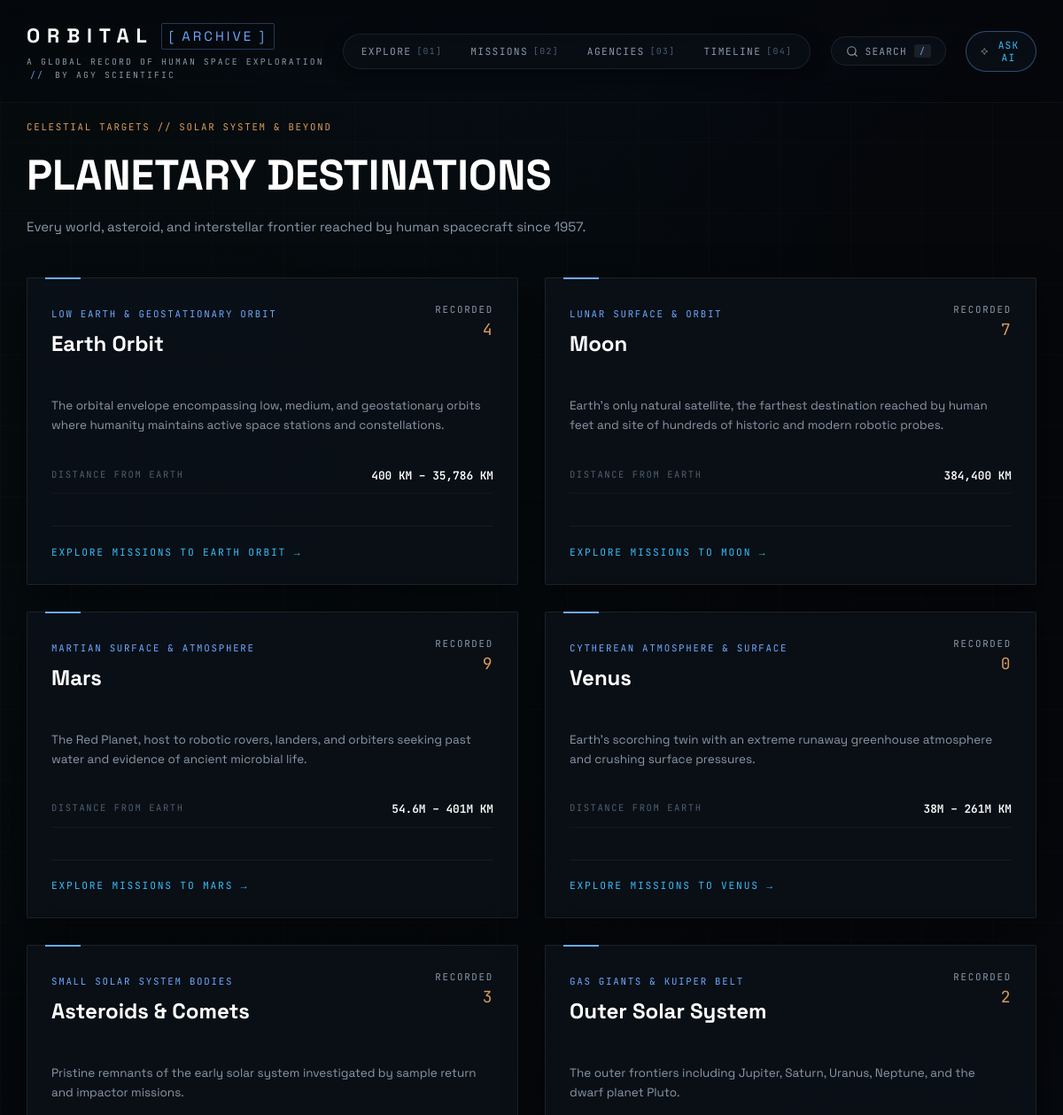
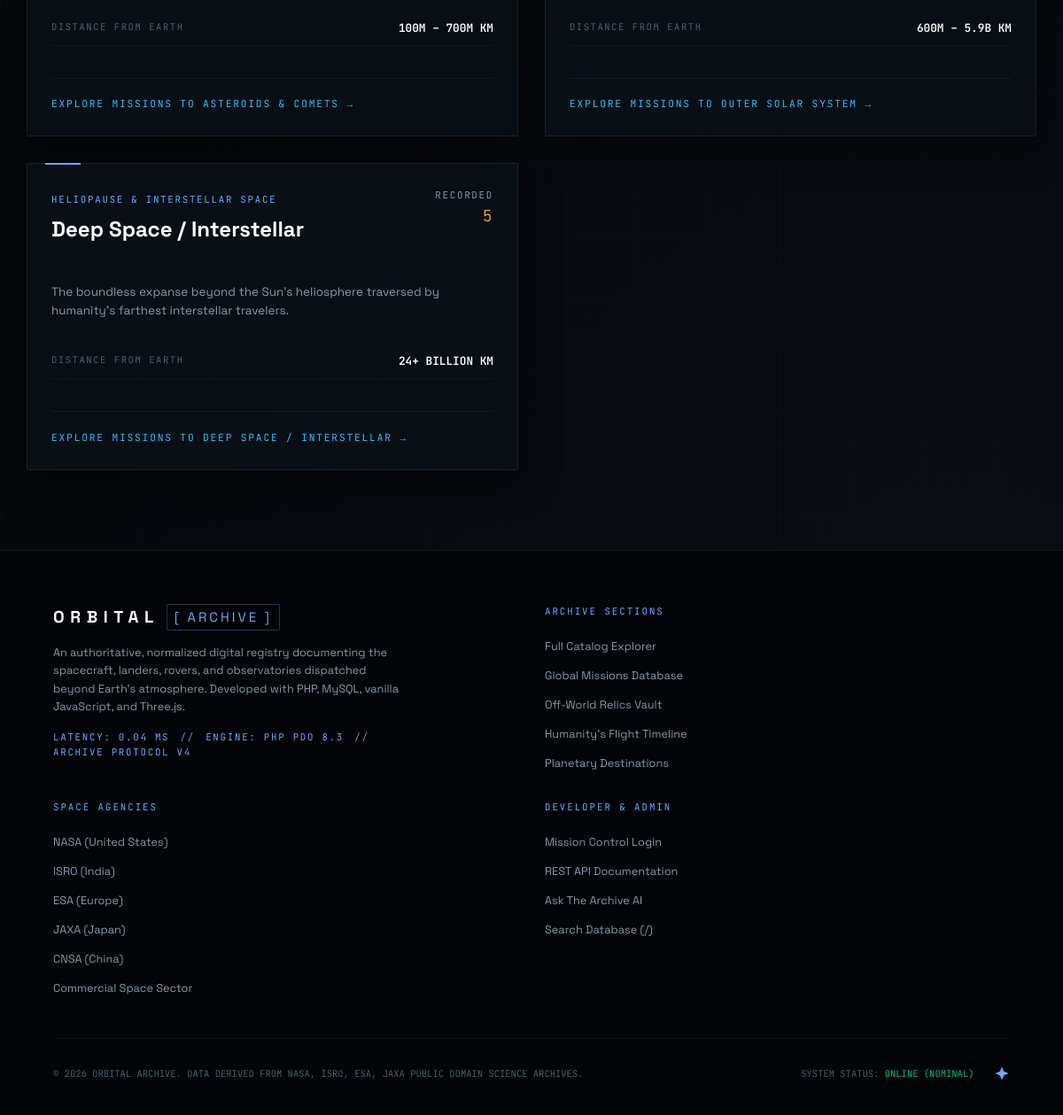
Page /destinations.php on the committed database (2 pictures, top to bottom).
### tables this page shows
CREATE TABLE IF NOT EXISTS `destinations` (
  `id` INT AUTO_INCREMENT PRIMARY KEY,
  `name` VARCHAR(100) NOT NULL,
  `type` VARCHAR(100),  
  `description` TEXT,
  `distance_from_earth` VARCHAR(100),
  `mission_count` INT DEFAULT 0,
  `image_url` VARCHAR(500),
  `created_at` TIMESTAMP DEFAULT CURRENT_TIMESTAMP
);

### destinations.php (the view, shortened to what this page needs)
<?php
$pdo = getDB();
$destinations = $pdo->query("
  SELECT d.*, COUNT(m.id) AS actual_missions
  FROM destinations d
  LEFT JOIN missions m ON d.id = m.destination_id
  GROUP BY d.id
  ORDER BY d.id ASC
")->fetchAll();
require_once __DIR__ . '/includes/header.php';
require_once __DIR__ . '/includes/navbar.php';
?>
<main class="archive-main" style="padding-top: 7rem;">
  <div style="max-width: 1300px; margin: 0 auto; padding: 2rem 2rem 6rem;">
    <div style="margin-bottom: 3rem;">
      <div class="mono-label" style="color: var(--accent-orange); margin-bottom: 0.5rem;">
        CELESTIAL TARGETS // SOLAR SYSTEM & BEYOND
      </div>
      <h1 style="font-size: 3.2rem; font-weight: 800; color: #fff; text-transform: uppercase;">
        PLANETARY DESTINATIONS
      </h1>
      <p style="color: var(--text-secondary); max-width: 700px; margin-top: 0.5rem;">
        Every world, asteroid, and interstellar frontier reached by human spacecraft since 1957.
      </p>
    </div>
    <div style="display: grid; grid-template-columns: repeat(auto-fill, minmax(380px, 1fr)); gap: 2rem;">
      <?php foreach ($destinations as $d): ?>
        <div class="relic-hud-card">
          <div style="display: flex; justify-content: space-between; align-items: flex-start;">
            <div>
              <span class="mono-label" style="color: var(--accent-blue);"><?= htmlspecialchars($d['type']) ?></span>
              <h2 style="font-size: 1.6rem; font-weight: 800; color: #fff; margin: 4px 0;">
                <?= htmlspecialchars($d['name']) ?>
              </h2>
            </div>
            <div style="text-align: right;">
              <span class="mono-label" style="display: block;">RECORDED</span>
              <span class="mono-value" style="font-size: 1.2rem; color: var(--accent-orange);">
                <?= $d['actual_missions'] ?>
              </span>
            </div>
          </div>
          <p style="font-size: 0.9rem; color: var(--text-secondary); margin: 1.2rem 0; line-height: 1.6;">
            <?= htmlspecialchars($d['description']) ?>
          </p>
          <div class="relic-meta-row">
            <span class="relic-meta-label">DISTANCE FROM EARTH</span>
            <span class="relic-meta-val" style="color: #fff;"><?= htmlspecialchars($d['distance_from_earth']) ?></span>
          </div>
          <div style="margin-top: 1.2rem; padding-top: 0.8rem; border-top: 1px solid rgba(255, 255, 255, 0.05); display: flex; justify-content: space-between; align-items: center;">
            <a href="explore.php?destination=<?= $d['id'] ?>" class="relic-cta-link" style="font-size: 0.75rem;">
              EXPLORE MISSIONS TO <?= strtoupper(htmlspecialchars($d['name'])) ?> →
            </a>
          </div>
        </div>
      <?php endforeach; ?>
    </div>
  </div>
</main>
<?php require_once __DIR__ . '/includes/footer.php'; ?>

### assets/css/main.css (style rules this page uses)
:root { --bg-primary: #05070B; --bg-secondary: #0B1118; --bg-panel: rgba(11, 17, 24, 0.85); --bg-panel-hover: rgba(16, 26, 38, 0.95); --border-color: rgba(255, 255, 255, 0.08); --border-bright: rgba(110, 168, 255, 0.25); --border-active: #6EA8FF; --text-primary: #E8EDF2; --text-secondary: #8A98A8; --text-muted: #4F5E70; --text-bright: #FFFFFF; --accent-cyan: #38bdf8; --accent-blue: #6EA8FF; --accent-orange: #D99A5B; --accent-emerald: #10b981; --accent-rose: #f43f5e; --font-sans: 'Space Grotesk', -apple-system, BlinkMacSystemFont, sans-serif; --font-mono: 'JetBrains Mono', monospace; --font-serif: 'Cinzel', serif; --glow-cyan: 0 0 25px rgba(56, 189, 248, 0.25); --glow-blue: 0 0 30px rgba(110, 168, 255, 0.3); --glow-orange: 0 0 20px rgba(217, 154, 91, 0.25); }
*, *::before, *::after { box-sizing: border-box; margin: 0; padding: 0; }
html { scroll-behavior: smooth; background-color: var(--bg-primary); color: var(--text-primary); font-family: var(--font-sans); font-size: 15px; line-height: 1.6; overflow-x: hidden; -webkit-font-smoothing: antialiased; }
body { min-height: 100vh; background-color: var(--bg-primary); background-image: radial-gradient(ellipse 80% 50% at 50% -20%, rgba(14, 43, 77, 0.25), transparent 70%), radial-gradient(circle at 10% 20%, rgba(16, 185, 129, 0.03), transparent 40%), radial-gradient(circle at 90% 80%, rgba(110, 168, 255, 0.04), transparent 50%); background-attachment: fixed; color: var(--text-primary); position: relative; }
a { color: inherit; text-decoration: none; }
.mono-label { font-family: var(--font-mono); font-size: 0.72rem; letter-spacing: 0.16em; text-transform: uppercase; color: var(--text-secondary); }
.mono-value { font-family: var(--font-mono); font-size: 0.85rem; letter-spacing: 0.08em; color: var(--text-primary); }
.archive-main { position: relative; z-index: 10; width: 100%; }
.relic-hud-card { background: rgba(11, 17, 24, 0.85); border: 1px solid var(--border-color); padding: 1.8rem; border-radius: 2px; display: flex; flex-direction: column; gap: 1.2rem; box-shadow: 0 10px 40px rgba(0, 0, 0, 0.6); position: relative; }
.relic-hud-card::before { content: ''; position: absolute; top: -1px; left: 20px; width: 40px; height: 2px; background: var(--accent-blue); }
.relic-meta-row { display: flex; justify-content: space-between; border-bottom: 1px solid rgba(255, 255, 255, 0.04); padding-bottom: 0.6rem; }
.relic-meta-label { font-family: var(--font-mono); font-size: 0.7rem; letter-spacing: 0.15em; text-transform: uppercase; color: var(--text-muted); }
.relic-meta-val { font-family: var(--font-mono); font-size: 0.85rem; font-weight: 600; color: var(--text-primary); text-transform: uppercase; }
.relic-cta-link { display: inline-flex; align-items: center; gap: 8px; color: var(--accent-cyan); font-family: var(--font-mono); font-size: 0.8rem; letter-spacing: 0.16em; text-transform: uppercase; margin-top: 0.5rem; transition: all 0.2s; }

### rows in the picture
destinations: type "LOW EARTH & GEOSTATIONARY ORBIT", name "Earth Orbit", actual_missions "4", description "The orbital envelope encompassing low, medium, and geostationary orbits where humanity maintains active space stations and constellations.", distance_from_earth "400 KM – 35,786 KM", name "EARTH ORBIT"
destinations: type "LUNAR SURFACE & ORBIT", name "Moon", actual_missions "7", description "Earth's only natural satellite, the farthest destination reached by human feet and site of hundreds of historic and modern robotic probes.", distance_from_earth "384,400 KM", name "MOON"
destinations: type "MARTIAN SURFACE & ATMOSPHERE", name "Mars", actual_missions "9", description "The Red Planet, host to robotic rovers, landers, and orbiters seeking past water and evidence of ancient microbial life.", distance_from_earth "54.6M – 401M KM", name "MARS"
destinations: type "CYTHEREAN ATMOSPHERE & SURFACE", name "Venus", actual_missions "0", description "Earth's scorching twin with an extreme runaway greenhouse atmosphere and crushing surface pressures.", distance_from_earth "38M – 261M KM", name "VENUS"
destinations: type "SMALL SOLAR SYSTEM BODIES", name "Asteroids & Comets", actual_missions "3", description "Pristine remnants of the early solar system investigated by sample return and impactor missions.", distance_from_earth "100M – 700M KM", name "ASTEROIDS & COMETS"
destinations: type "GAS GIANTS & KUIPER BELT", name "Outer Solar System", actual_missions "2", description "The outer frontiers including Jupiter, Saturn, Uranus, Neptune, and the dwarf planet Pluto.", distance_from_earth "600M – 5.9B KM", name "OUTER SOLAR SYSTEM"
destinations: type "HELIOPAUSE & INTERSTELLAR SPACE", name "Deep Space / Interstellar", actual_missions "5", description "The boundless expanse beyond the Sun's heliosphere traversed by humanity's farthest interstellar travelers.", distance_from_earth "24+ BILLION KM", name "DEEP SPACE / INTERSTELLAR"
